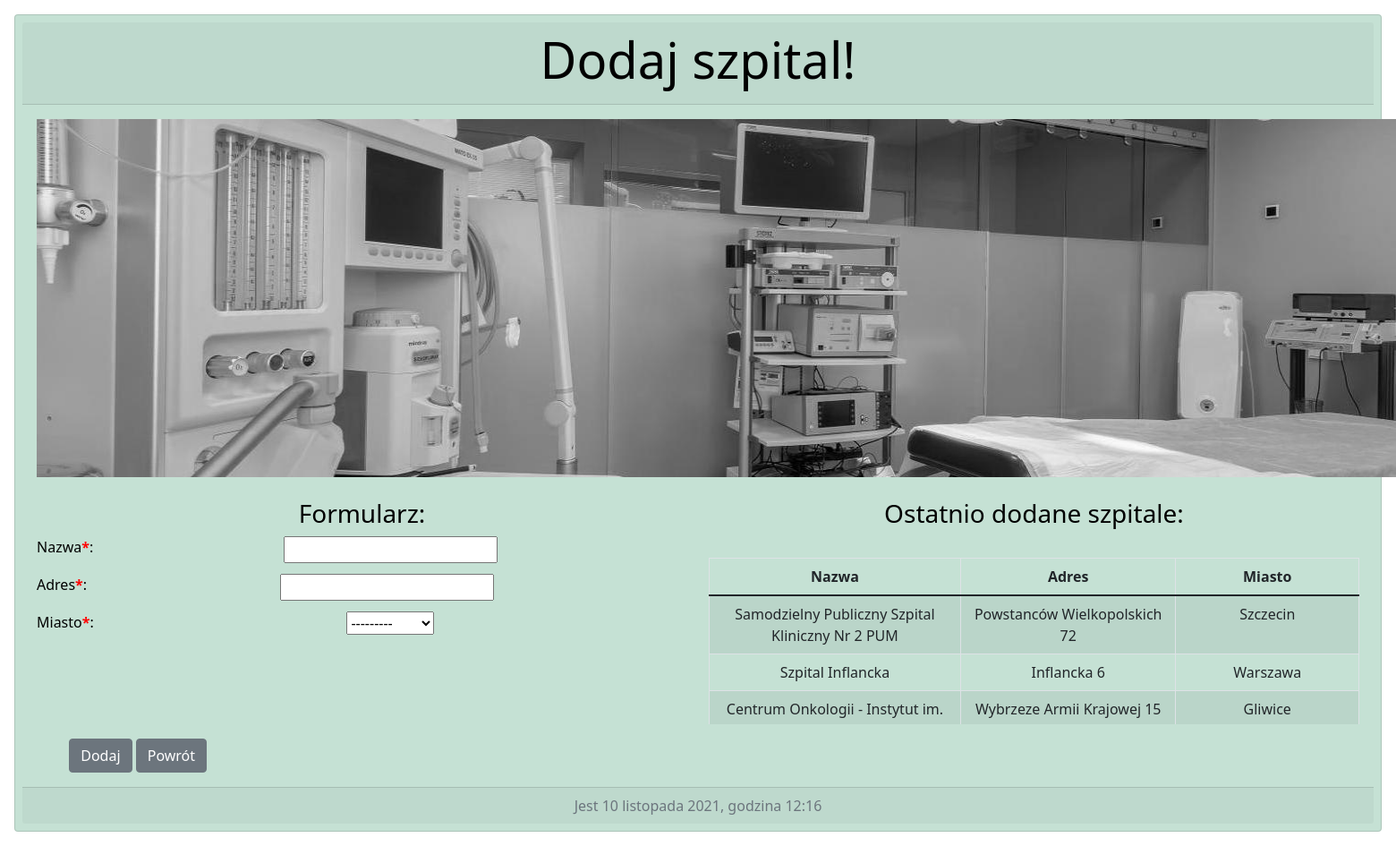
/covid/add_hospital/ (signed in), run on an earlier commit of the app's database.
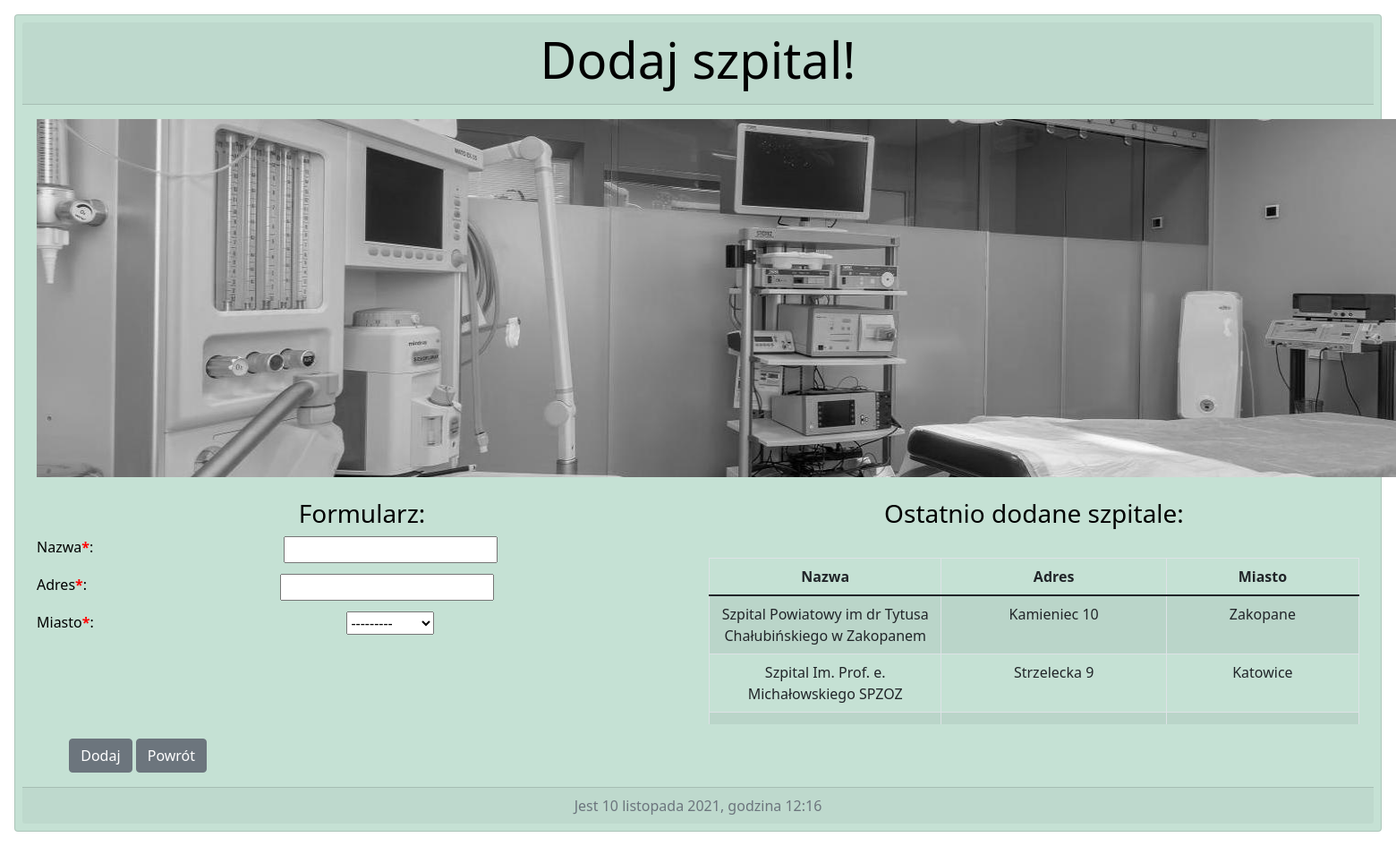
And on a later commit of the database.
### covid/models.py (models this page shows, shortened)
class Hospital(models.Model):
    name = models.CharField(max_length=100)
    address = models.CharField(max_length=60)
    city = models.ForeignKey(City, on_delete=models.PROTECT, related_name='HospitalCity')

class City(models.Model):
    PROVINCE = {
        (1, 'Dolnośląskie'),
        (2, 'Kujawsko-pomorskie'),
        (3, 'Lubelskie'),
        (4, 'Lubuskie'),
        (5, 'Łódzkie'),
        (6, 'Małopolskie'),
        (7, 'Mazowieckie'),
        (8, 'Opolskie'),
        (9, 'Podkarpackie'),
        (10, 'Podlaskie'),
        (11, 'Pomorskie'),
        (12, 'Śląskie'),
        (13, 'Świętokrzyskie'),
        (14, 'Warmińsko-mazurskie'),
        (15, 'Wielkopolskie'),
        (16, 'Zachodniopomorskie'),
    }
    name = models.CharField(max_length=32)
    county = models.CharField(max_length=32)
    province = models.PositiveSmallIntegerField(choices=PROVINCE, default=1)
    def __str__(self):
        return self.name_province()
    def name_province(self):
        return "{}".format(self.name)

### covid/views.py (the view)
# urls.py: path('add_hospital/', add_hospital, name='add_hospital'),
@login_required
def add_hospital(request):
    if Hospital.objects.count() <= 5:
        hospitals = Hospital.objects.order_by('-id')
    else:
        hospitals = Hospital.objects.order_by('-id')[0:6]
    form_hospital = HospitalForm(request.POST or None)
    if form_hospital.is_valid():
        form_hospital.save()
        return redirect(main, 'none')
    return render(request, 'add_hospital.html', {'form_hospital': form_hospital, 'hospitals': hospitals})

### covid/forms.py
class HospitalForm(ModelForm):
    class Meta:
        model = Hospital
        fields = '__all__'

### templates/add_hospital.html (shortened to what this page needs)
{% extends 'pattern.html' %}
{% load bootstrap %}
{% block card_head %}
          <h2 class="display-4">Dodaj szpital!</h2>
{% endblock %}
{% block card_body %}
    <img src="/images/szpital.jpg" class="city_image"width=1840 height=400>
    <br>
    <br>
    <form method="POST" enctype="multipart/form-data">
        <div class="row">
            <div class="col-6">
                <h3>Formularz:</h3>
                    <div class="fieldWrapper">
                        <label class="add_label">Nazwa<span style="color:red" data-toggle="tooltip" title="To pole jest wymagane!"><b>*</b></span>:</label>
                        {{ form_hospital.name|bootstrap_inline }}
                    </div>
                    <div class="fieldWrapper">
                        <label class="add_label">Adres<span style="color:red" data-toggle="tooltip" title="To pole jest wymagane!"><b>*</b></span>:</label>
                        {{ form_hospital.address|bootstrap_inline }}
                    </div>
                    <div class="fieldWrapper">
                        <label class="add_label">Miasto<span style="color:red" data-toggle="tooltip" title="To pole jest wymagane!"><b>*</b></span>:</label>
                        {{ form_hospital.city|bootstrap_inline }}
                    </div>
                    <br>
            </div>
            <div class="col-6">
                <h3>Ostatnio dodane szpitale:</h3>
                <br>
                <table class="table table-bordered table-striped scroll_small_table">
                  <thead>
                    <tr>
                      <th scope="col">Nazwa</th>
                      <th scope="col">Adres</th>
                      <th scope="col">Miasto</th>
                    </tr>
                  </thead>
                  <tbody>
                    {% for hospital in hospitals %}
                    <tr>
                      <td>{{ hospital.name}}</td>
                      <td>{{ hospital.address }}</td>
                      <td>{{ hospital.city }}</td>
                    </tr>
                    {% endfor %}
                  </tbody>
                </table>
            </div>
          </div>
          <div class="row">
                <div class="col-2">
                    <button type="submit" class="btn btn-secondary">Dodaj</button> <a href="{% url 'main' 'none' %}" class="btn btn-secondary" >Powrót</a>
               </div>
               <div class="col-10"></div>
          </div>
    </form>
{% endblock %}

What changed in the data, as far as the page shows it:
no longer on this page (row unchanged): Hospital: name "Samodzielny Publiczny Szpital Kliniczny Nr 2 PUM", address "Powstanców Wielkopolskich 72", city "Szczecin"
no longer on this page (row unchanged): Hospital: name "Szpital Inflancka", address "Inflancka 6", city "Warszawa"
no longer on this page (row unchanged): Hospital: name "Centrum Onkologii - Instytut im.…", address "Wybrzeze Armii Krajowej 15", city "Gliwice"
added Hospital: name "Szpital Powiatowy im dr Tytusa Chałubińskiego w Zakopanem", address "Kamieniec 10", city "Zakopane"
added Hospital: name "Szpital Im. Prof. e. Michałowskiego SPZOZ", address "Strzelecka 9", city "Katowice"
